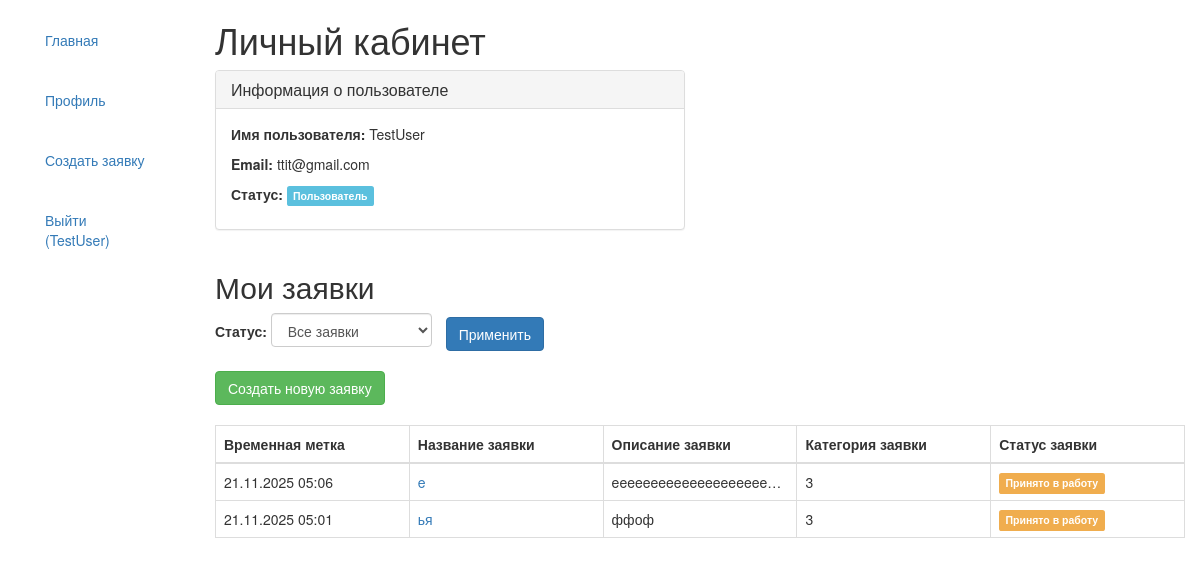
Before: /profile/ (signed in) with the older database file.
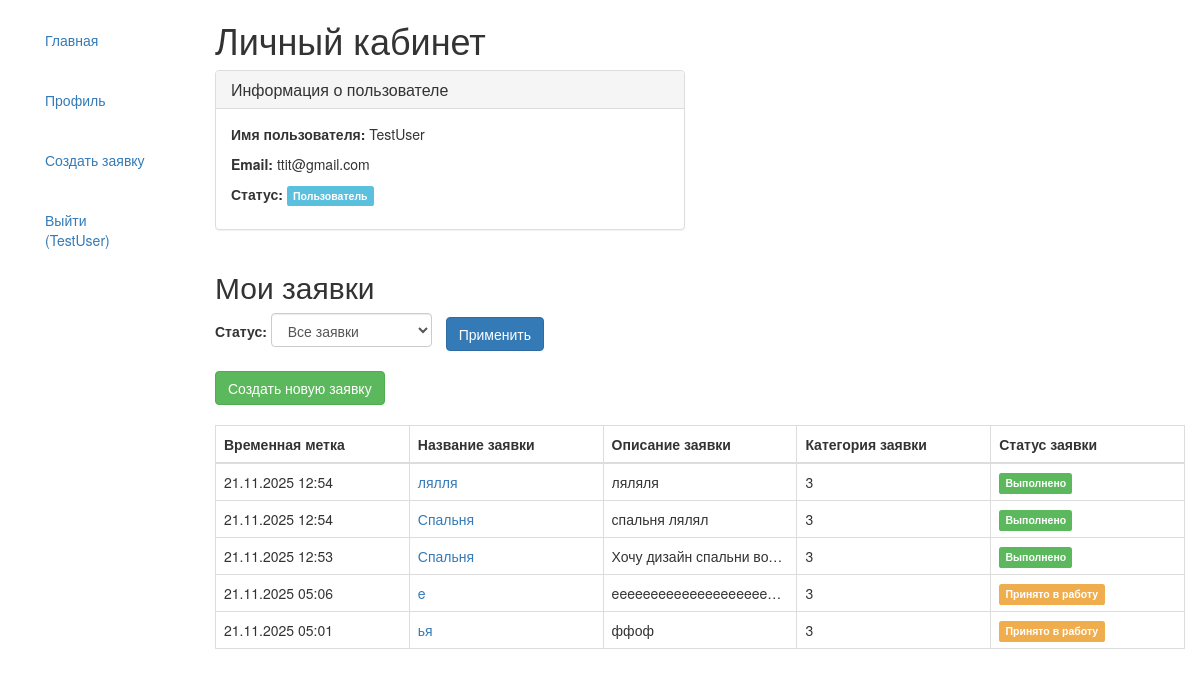
After: the same page with the newer database file.
### main/models.py (models this page shows, shortened)
class Application(models.Model):
    STATUS_CHOICES = [
        ('new', 'Новая'),
        ('in_progress', 'Принято в работу'),
        ('completed', 'Выполнено'),
    ]
    name = models.CharField(
        max_length=200,
        verbose_name='Название заявки'
    )
    description = models.TextField(
        verbose_name='Описание'
    )
    category = models.ForeignKey(
        Category,
        on_delete=models.PROTECT,
        verbose_name='Категория'
    )
    floor_plan = models.ImageField(
        upload_to='floor_plans/%Y/%m/%d/',
        verbose_name='План помещения',
        validators=[validate_image_file]
    )
    client = models.ForeignKey(
        User,
        on_delete=models.CASCADE,
        related_name='applications',
        verbose_name='Клиент'
    )
    status = models.CharField(
        max_length=20,
        choices=STATUS_CHOICES,
        default='new',
        verbose_name='Статус'
    )
    created_at = models.DateTimeField(
        auto_now_add=True,
        verbose_name='Дата создания'
    )
    comment = models.TextField(
        blank=True, null=True,
        verbose_name='Комментарий'
    )
    design_image = models.ImageField(
        upload_to='designs/',
        blank=True, null=True,
        verbose_name='Изображение дизайна'
    )
    class Meta:
            verbose_name = 'Заявка'
            verbose_name_plural = 'Заявки'
            ordering = ['-created_at']

class Category(models.Model):
    name = models.CharField(
        max_length=100,
        verbose_name='Название категории',
        unique=True
    )
    description = models.TextField(
        verbose_name='Описание категории',
        blank=True
    )
    class Meta:
            verbose_name = 'Категория'
            verbose_name_plural = 'Категории'
            ordering = ['name']

### main/views.py (the view)
# urls.py: path('profile/', views.profile, name='profile'),
@login_required
def profile(request):
    applications = Application.objects.filter(client=request.user).order_by('-created_at')
    status_filter = request.GET.get('status', '')
    if status_filter:
        applications = applications.filter(status=status_filter)
    context = {
        'applications': applications,
    }
    return render(request, 'main/profile.html', context)

### main/templates/main/profile.html (shortened to what this page needs)
{% extends "base_generic.html" %}
{% block content %}
<class="container">
    <h1>Личный кабинет</h1>
    <div class="row">
        <div class="col-md-6">
            <div class="panel panel-default">
                <div class="panel-heading">
                    <h3 class="panel-title">Информация о пользователе</h3>
                </div>
                <div class="panel-body">
                    <p><strong>Имя пользователя:</strong> {{ user.username }}</p>
                    <p><strong>Email:</strong> {{ user.email|default:"Не указан" }}</p>
                    {% if user.is_superuser %}
                        <p><strong>Статус:</strong> <span class="label label-danger">Администратор</span></p>
                    {% else %}
                        <p><strong>Статус:</strong> <span class="label label-info">Пользователь</span></p>
                    {% endif %}
                </div>
            </div>
        </div>
    </div>
{% if not user.is_superuser %}
    <h2>Мои заявки</h2>
    <div style="margin-bottom: 20px;">
        <form method="get">
            <label>Статус: </label>
            <select name="status" class="form-control" style="display: inline-block; width: auto;">
                <option value="">Все заявки</option>
            </select>
            <button type="submit" class="btn btn-primary" style="margin-left: 10px;">Применить</button>
        </form>
    </div>
    <div style="margin-bottom: 20px;">
        <a href="{% url 'main:create_application' %}" class="btn btn-success">
            Создать новую заявку
        </a>
    </div>
    {% if applications %}
    <table class="table table-bordered" style="width: 100%; table-layout: fixed;">
        <thead>
            <tr>
                <th>Временная метка</th>
                <th>Название заявки</th>
                <th>Описание заявки</th>
                <th>Категория заявки</th>
                <th>Статус заявки</th>
            </tr>
        </thead>
        <tbody>
            {% for application in applications %}
            <tr>
                <td>{{ application.created_at|date:"d.m.Y H:i" }}</td>
                <td>
                <a href="{% url 'main:application_detail' application.id %}" class="text-decoration-none">
                    {{ application.name }}
                </a>
                </td>
                <td class="description-cell">
                    <div class="description-content">
                        {{ application.description|truncatewords:20 }}
                    </div>
                </td>
                <td>{{ application.category.name }}</td>
                <td>
                    {% if application.status == 'new' %}
                        <span class="label label-primary">Новая</span>
                    {% elif application.status == 'in_progress' %}
                        <span class="label label-warning">Принято в работу</span>
                    {% elif application.status == 'completed' %}
                        <span class="label label-success">Выполнено</span>
                    {% endif %}
                </td>
            </tr>
            {% endfor %}
        </tbody>
    </table>
    {% endif %}
</div>
{% endif %}
{% endblock %}

Changed rows visible on the page:
added Application: created_at "21.11.2025 12:54", name "лялля", description "ляляля", category.name "3", status "Выполнено"
added Application: created_at "21.11.2025 12:54", name "Спальня", description "спальня лялял", category.name "3", status "Выполнено"
added Application: created_at "21.11.2025 12:53", name "Спальня", description "Хочу дизайн спальни вот…", category.name "3", status "Выполнено"
